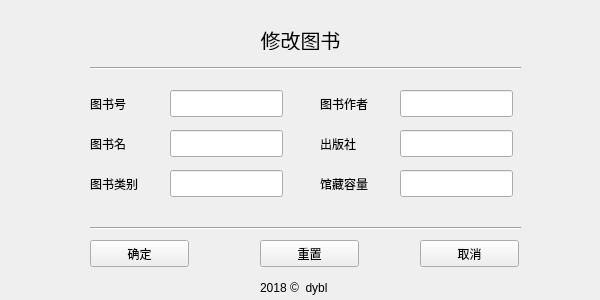
<?xml version="1.0" encoding="UTF-8"?>
<ui version="4.0">
 <class>AlterBookForm</class>
 <widget class="QWidget" name="AlterBookForm">
  <property name="geometry">
   <rect>
    <x>0</x>
    <y>0</y>
    <width>600</width>
    <height>300</height>
   </rect>
  </property>
  <property name="windowTitle">
   <string>Form</string>
  </property>
  <widget class="QLabel" name="bno_lab">
   <property name="geometry">
    <rect>
     <x>90</x>
     <y>95</y>
     <width>67</width>
     <height>17</height>
    </rect>
   </property>
   <property name="text">
    <string>图书号</string>
   </property>
  </widget>
  <widget class="QPushButton" name="cancel_btn">
   <property name="geometry">
    <rect>
     <x>420</x>
     <y>240</y>
     <width>99</width>
     <height>27</height>
    </rect>
   </property>
   <property name="text">
    <string>取消</string>
   </property>
  </widget>
  <widget class="QLabel" name="b_alter_lab">
   <property name="geometry">
    <rect>
     <x>200</x>
     <y>30</y>
     <width>201</width>
     <height>20</height>
    </rect>
   </property>
   <property name="font">
    <font>
     <pointsize>15</pointsize>
    </font>
   </property>
   <property name="text">
    <string>修改图书</string>
   </property>
   <property name="alignment">
    <set>Qt::AlignCenter</set>
   </property>
  </widget>
  <widget class="QLineEdit" name="bnum_le">
   <property name="geometry">
    <rect>
     <x>400</x>
     <y>170</y>
     <width>113</width>
     <height>27</height>
    </rect>
   </property>
  </widget>
  <widget class="QLineEdit" name="bno_le">
   <property name="geometry">
    <rect>
     <x>170</x>
     <y>90</y>
     <width>113</width>
     <height>27</height>
    </rect>
   </property>
  </widget>
  <widget class="QLineEdit" name="btype_le">
   <property name="geometry">
    <rect>
     <x>170</x>
     <y>170</y>
     <width>113</width>
     <height>27</height>
    </rect>
   </property>
  </widget>
  <widget class="QLabel" name="bprint_lab">
   <property name="geometry">
    <rect>
     <x>320</x>
     <y>135</y>
     <width>67</width>
     <height>17</height>
    </rect>
   </property>
   <property name="text">
    <string>出版社</string>
   </property>
  </widget>
  <widget class="Line" name="line_1">
   <property name="geometry">
    <rect>
     <x>90</x>
     <y>60</y>
     <width>431</width>
     <height>16</height>
    </rect>
   </property>
   <property name="orientation">
    <enum>Qt::Horizontal</enum>
   </property>
  </widget>
  <widget class="QLabel" name="btype_lab">
   <property name="geometry">
    <rect>
     <x>90</x>
     <y>175</y>
     <width>71</width>
     <height>17</height>
    </rect>
   </property>
   <property name="text">
    <string>图书类别</string>
   </property>
  </widget>
  <widget class="Line" name="line_2">
   <property name="geometry">
    <rect>
     <x>90</x>
     <y>220</y>
     <width>431</width>
     <height>16</height>
    </rect>
   </property>
   <property name="orientation">
    <enum>Qt::Horizontal</enum>
   </property>
  </widget>
  <widget class="QLineEdit" name="bauthor_le">
   <property name="geometry">
    <rect>
     <x>400</x>
     <y>90</y>
     <width>113</width>
     <height>27</height>
    </rect>
   </property>
  </widget>
  <widget class="QLabel" name="bauthor_lab">
   <property name="geometry">
    <rect>
     <x>320</x>
     <y>95</y>
     <width>81</width>
     <height>17</height>
    </rect>
   </property>
   <property name="text">
    <string>图书作者</string>
   </property>
  </widget>
  <widget class="QLabel" name="bname_lab">
   <property name="geometry">
    <rect>
     <x>90</x>
     <y>135</y>
     <width>67</width>
     <height>17</height>
    </rect>
   </property>
   <property name="text">
    <string>图书名</string>
   </property>
  </widget>
  <widget class="QPushButton" name="ensure_btn">
   <property name="geometry">
    <rect>
     <x>90</x>
     <y>240</y>
     <width>99</width>
     <height>27</height>
    </rect>
   </property>
   <property name="text">
    <string>确定</string>
   </property>
  </widget>
  <widget class="QLabel" name="bnum_lab">
   <property name="geometry">
    <rect>
     <x>320</x>
     <y>175</y>
     <width>71</width>
     <height>17</height>
    </rect>
   </property>
   <property name="text">
    <string>馆藏容量</string>
   </property>
  </widget>
  <widget class="QLineEdit" name="bname_le">
   <property name="geometry">
    <rect>
     <x>170</x>
     <y>130</y>
     <width>113</width>
     <height>27</height>
    </rect>
   </property>
  </widget>
  <widget class="QLineEdit" name="bprint_le">
   <property name="geometry">
    <rect>
     <x>400</x>
     <y>130</y>
     <width>113</width>
     <height>27</height>
    </rect>
   </property>
  </widget>
  <widget class="QPushButton" name="reset_btn">
   <property name="geometry">
    <rect>
     <x>260</x>
     <y>240</y>
     <width>99</width>
     <height>27</height>
    </rect>
   </property>
   <property name="text">
    <string>重置</string>
   </property>
  </widget>
  <widget class="QLabel" name="label">
   <property name="geometry">
    <rect>
     <x>260</x>
     <y>280</y>
     <width>101</width>
     <height>16</height>
    </rect>
   </property>
   <property name="text">
    <string>2018 ©  dybl</string>
   </property>
  </widget>
 </widget>
 <resources/>
 <connections/>
</ui>
